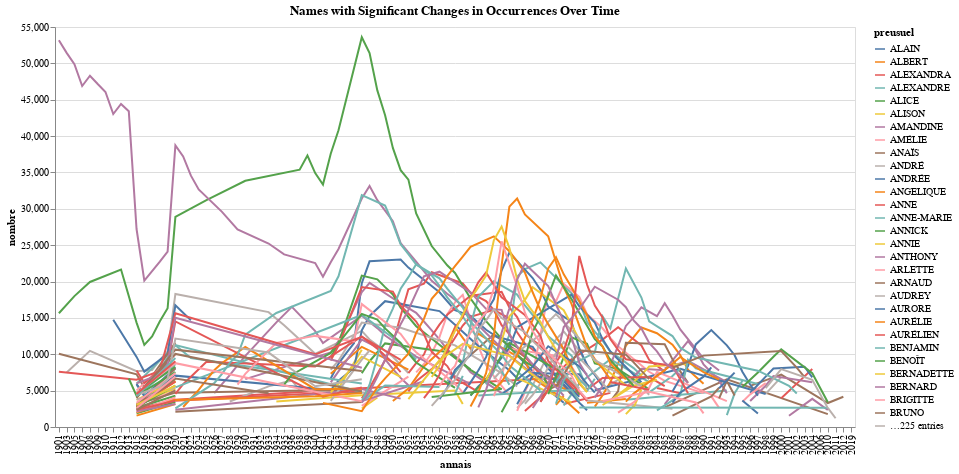

The cell this chart's notebook holds for it:
### Code cell
# Calculate the yearly occurrences of each name
name_yearly_counts = name_counts.groupby(['preusuel', 'annais'])['nombre'].sum().reset_index()

# Calculate the difference in occurrences between consecutive years for each name
name_yearly_diff = name_yearly_counts.groupby('preusuel')['nombre'].diff()

# Filter names with significant changes or spikes in occurrences
significant_changes = name_yearly_counts[(name_yearly_diff > 1000) | (name_yearly_diff < -1000)]


# Define the Altair line chart
chart = alt.Chart(significant_changes).mark_line().encode(
    x='annais:O',
    y='nombre:Q',
    color='preusuel:N',
    tooltip=['preusuel:N', 'annais:O', 'nombre:Q']
).properties(
    width=800,
    height=400,
    title='Names with Significant Changes in Occurrences Over Time'
)

# Display the line chart
chart

### Figure 1 — Vega-Lite specification as saved in the notebook (floating-point values rounded to 4 significant figures; data arrays with more than 128 entries replaced by an {"elided": "..."} marker saying what was removed)
{"config": {"view": {"continuousWidth": 300, "continuousHeight": 300}}, "data": {"name": "data-ff0f410f0b5de126bd872f0c4e428303"}, "mark": {"type": "line"}, "encoding": {"color": {"field": "preusuel", "type": "nominal"}, "tooltip": [{"field": "preusuel", "type": "nominal"}, {"field": "annais", "type": "ordinal"}, {"field": "nombre", "type": "quantitative"}], "x": {"field": "annais", "type": "ordinal"}, "y": {"field": "nombre", "type": "quantitative"}}, "height": 400, "title": "Names with Significant Changes in Occurrences Over Time", "width": 800, "$schema": "https://vega.github.io/schema/vega-lite/v5.8.0.json", "datasets": {"data-ff0f410f0b5de126bd872f0c4e428303": {"elided": "1227 records"}}}
